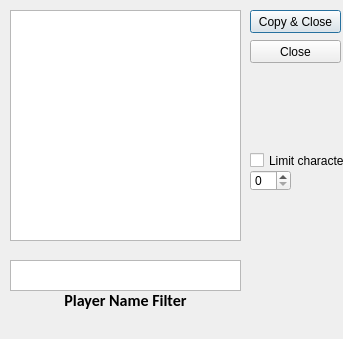
<?xml version="1.0" encoding="UTF-8"?>
<ui version="4.0">
 <class>fleetBrowser</class>
 <widget class="QDialog" name="fleetBrowser">
  <property name="geometry">
   <rect>
    <x>0</x>
    <y>0</y>
    <width>343</width>
    <height>339</height>
   </rect>
  </property>
  <property name="windowTitle">
   <string>Fleet Browser</string>
  </property>
  <widget class="QListWidget" name="fleetNameList">
   <property name="geometry">
    <rect>
     <x>10</x>
     <y>10</y>
     <width>231</width>
     <height>231</height>
    </rect>
   </property>
  </widget>
  <widget class="QPushButton" name="copyFleetSearch">
   <property name="geometry">
    <rect>
     <x>250</x>
     <y>10</y>
     <width>91</width>
     <height>23</height>
    </rect>
   </property>
   <property name="text">
    <string>Copy &amp;&amp; Close</string>
   </property>
  </widget>
  <widget class="QCheckBox" name="charLimiterCheckBox">
   <property name="geometry">
    <rect>
     <x>250</x>
     <y>150</y>
     <width>101</width>
     <height>21</height>
    </rect>
   </property>
   <property name="text">
    <string>Limit characters</string>
   </property>
  </widget>
  <widget class="QSpinBox" name="charLimiter">
   <property name="geometry">
    <rect>
     <x>250</x>
     <y>170</y>
     <width>41</width>
     <height>21</height>
    </rect>
   </property>
  </widget>
  <widget class="QPlainTextEdit" name="fleetNameSearchBox">
   <property name="geometry">
    <rect>
     <x>10</x>
     <y>260</y>
     <width>231</width>
     <height>31</height>
    </rect>
   </property>
  </widget>
  <widget class="QLabel" name="fleetNameSearch">
   <property name="geometry">
    <rect>
     <x>10</x>
     <y>290</y>
     <width>231</width>
     <height>21</height>
    </rect>
   </property>
   <property name="font">
    <font>
     <family>Calibri</family>
     <pointsize>12</pointsize>
     <weight>75</weight>
     <italic>false</italic>
     <bold>true</bold>
    </font>
   </property>
   <property name="layoutDirection">
    <enum>Qt::LeftToRight</enum>
   </property>
   <property name="text">
    <string>Player Name Filter</string>
   </property>
   <property name="alignment">
    <set>Qt::AlignCenter</set>
   </property>
  </widget>
  <widget class="QPushButton" name="fleetSearchClose">
   <property name="geometry">
    <rect>
     <x>250</x>
     <y>40</y>
     <width>91</width>
     <height>23</height>
    </rect>
   </property>
   <property name="text">
    <string>Close</string>
   </property>
  </widget>
 </widget>
 <resources/>
 <connections/>
</ui>
